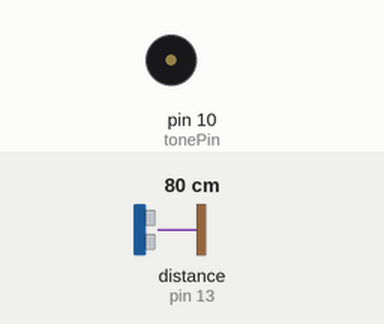
This sketch was run on a simulated Arduino Uno, built with avr-gcc and run on an emulated ATmega328P. Shown: buzzer (waves = sounding). Wiring (inferred from the names in the program): ultrasonic range finder: trigger pin 12; echo pin 13. The test bench sets the inputs (shaded band); at power-on: distance to the obstacle (sensor on pin 13) 80 cm. The echo pulse lasts 58.3 µs per cm.

Above: at 1.2 s.
1.3 s: distance to the obstacle (sensor on pin 13) set to 56 cm
2.8 s: distance to the obstacle (sensor on pin 13) set to 46 cm
At 3.6 s:
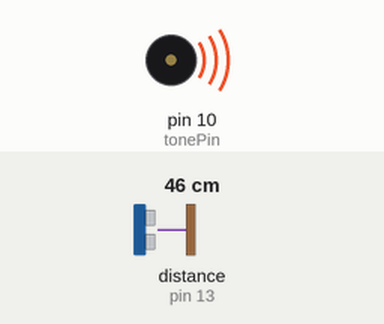
4.3 s: distance to the obstacle (sensor on pin 13) set to 4 cm
At 5.4 s:
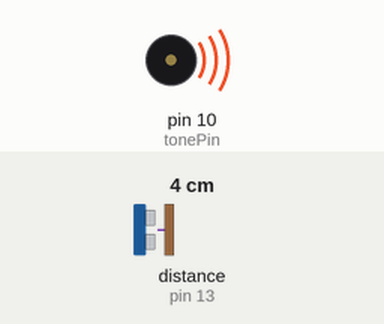
5.8 s: distance to the obstacle (sensor on pin 13) set to 2 cm
At 7.0 s:
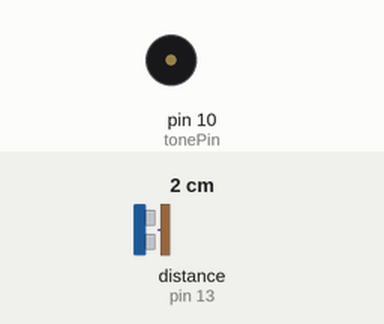
7.3 s: distance to the obstacle (sensor on pin 13) set to 9 cm
At 8.3 s:
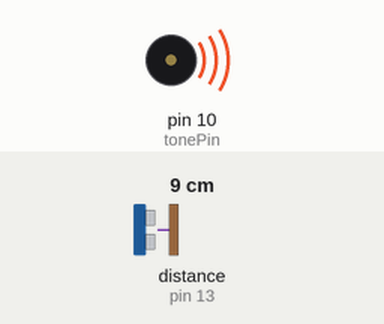
Timing chart, 0 to 9.8 s (numbered marks = the images above; inputs shaded):
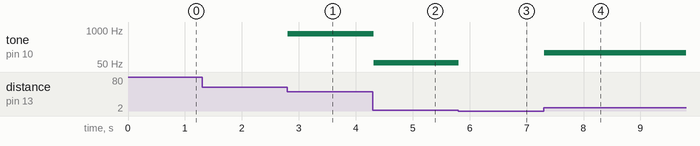

The sketch:

Hcsr04.ino
```cpp
/*
 HC-SR04 Ping distance sensor]
 VCC to arduino 5v GND to arduino GND
 Echo to Arduino pin 13 Trig to Arduino pin 12
 More info at: http://goo.gl/kJ8Gl
 */

#define trigPin 12
#define echoPin 13
#define tonePin 10

void setup() {
  // Serial.begin (9600);
  pinMode(trigPin, OUTPUT);
  pinMode(echoPin, INPUT);
}

void loop() {
  int duration;
  // int freq;
  float distance;
  int conversion;
  digitalWrite(trigPin, HIGH);
  delayMicroseconds(1000);
  digitalWrite(trigPin, LOW);
  duration = pulseIn(echoPin, HIGH);
  distance = (duration/2) / 74.07;
  if (distance >= 20 || distance <= 1){
    // Serial.println("Out of range");
    noTone(tonePin);
  }
  else {
    // freq = map(conversion,2,12,500,1200);
    tone(tonePin,distance*40);
    // Serial.print(distance);
    // Serial.println(" in");
  }
  delay(10);
}
```

Measured:
- the behaviour switches between 51 and 50 cm on distance to the obstacle (sensor on pin 13) (found by bisection; images 0 and 1)
- the behaviour switches between 3 and 2 cm on distance to the obstacle (sensor on pin 13) (found by bisection; images 2 and 3)
- after the input at 1.3 s, every drawn part: stays the same
- after the input at 2.8 s, tone on pin 10 (tonePin): silent → 724 Hz at once, → 719 Hz 0.01 s later
- after the input at 4.3 s, tone on pin 10 (tonePin): 719 Hz → 57 Hz at once
- after the input at 5.8 s, tone on pin 10 (tonePin): 57 Hz → silent at once
- after the input at 7.3 s, tone on pin 10 (tonePin): silent → 136 Hz at once
